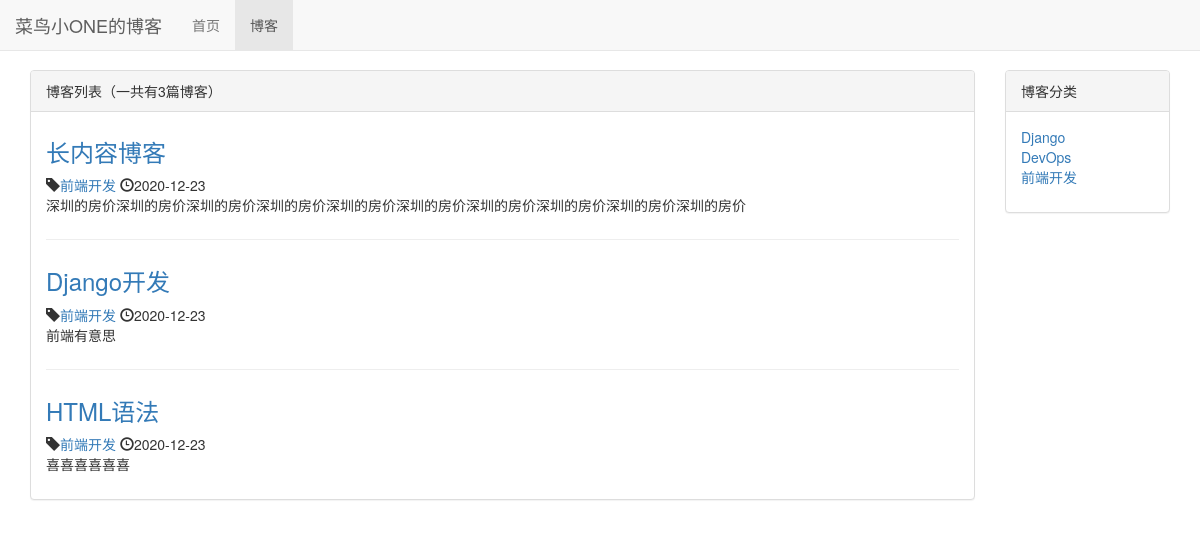
/blog/, run on an earlier commit of the app's database.
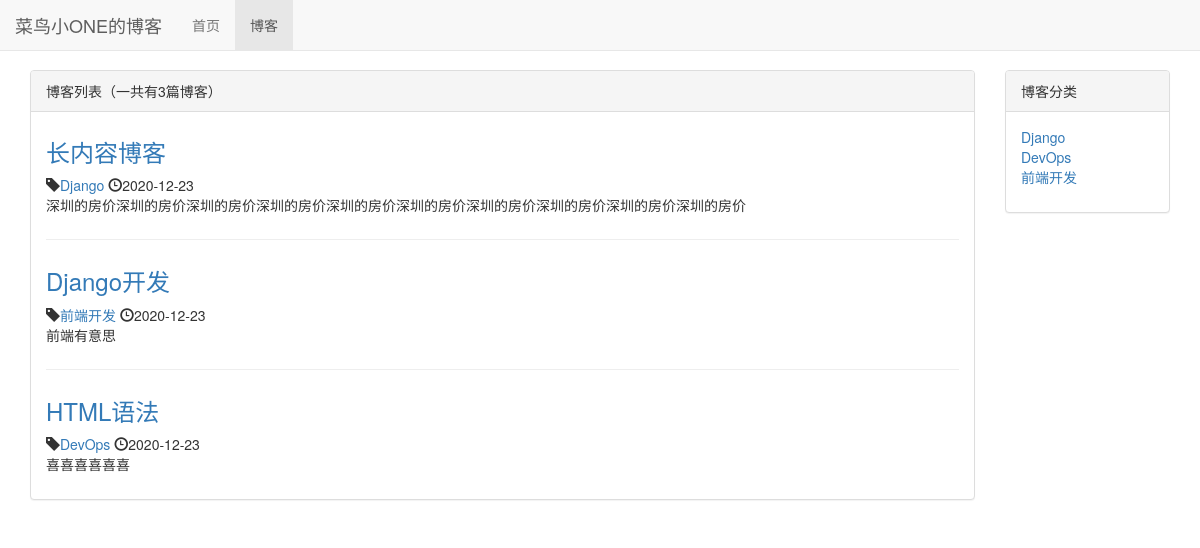
And on a later commit of the database.
### blog/models.py (models this page shows, shortened)
class Blog(models.Model):
    title = models.CharField(max_length=50)
    blog_type = models.ForeignKey(BlogType,on_delete=models.DO_NOTHING)
    content = models.TextField()
    author = models.ForeignKey(User,on_delete=models.DO_NOTHING)
    created_time = models.DateTimeField(auto_now_add=True)
    last_updated_time = models.DateTimeField(auto_now=True)

class BlogType(models.Model):
    type_name = models.CharField(max_length=15)
    def __str__(self):
        return self.type_name

### blog/views.py (the view)
# urls.py: path('',views.blog_list,name='blog_list'),
def blog_list(request):
    context = {}
    context['blogs'] = Blog.objects.all()
    context['blog_types'] = BlogType.objects.all()
    return render_to_response("blog/blog_list.html",context)

### blog/templates/blog/blog_list.html (shortened to what this page needs)
{% extends 'base.html' %}
{% block nav_blog_active %}active{% endblock %}
{% load staticfiles %}
{% block header_extends %}
    <link rel="stylesheet" href="{% static 'blog/blog.css' %}">
{% endblock %}
{% block content %}
    <div class="container">
        <div class="row">
            <div class="col-xs-12 col-sm-8 col-md-9 col-lg-10">
                <div class="panel panel-default">
                    <div class="panel-heading">{% block blog_list_title %}博客列表（一共有{{ blogs|length }}篇博客）{% endblock %}</div>
                    <div class="panel-body">
                        {% for blog in blogs %}
                             <div class="blog">
                                 <h3><a href="{% url 'blog_detail' blog.pk %}">{{ blog.title }}</a></h3>
                                 <p class="blog-info">
                                     <span class="glyphicon glyphicon-tag"></span><a href="{% url 'blogs_with_type' blog.blog_type.pk %}">{{ blog.blog_type }}</a>
                                     <span class="glyphicon glyphicon-time" aria-hidden="true"></span>{{ blog.created_time|date:"Y-m-d" }}
                                 </p>
                                 <p>{{ blog.content|truncatechars:50 }}</p>
                             </div>
                        {% empty %}
                             <div class="blog">
                                <h3>--暂无内容，请带后续！--</h3>
                             </div>
                        {% endfor %}
                    </div>
                </div>
            </div>
            <div class="hidden-xs col-sm-4 col-md-3 col-lg-2">
                <div class="panel panel-default">
                    <div class="panel-heading">
                        博客分类
                    </div>
                    <div class="panel-body">
                        <ul class="blog-types">
                            {% for blog_type in blog_types %}
                                <li>
                                    <a href="{% url 'blogs_with_type' blog_type.pk %}">{{ blog_type.type_name }}</a>
                                </li>
                            {% empty %}
                                <li>暂无分类</li>
                            {% endfor %}
                        </ul>
                    </div>
                </div>
            </div>
        </div>
    </div>
{% endblock %}

What changed in the data, as far as the page shows it:
changed Blog "长内容博客": blog_type "前端开发" → "Django"
changed Blog "HTML语法": blog_type "前端开发" → "DevOps"
